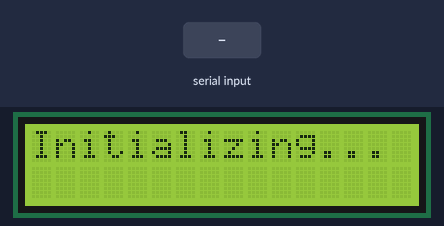
The sketch below on a simulated ESP32. Shown: 16×2 character LCD. The test bench sets the inputs (shaded band). WiFi joins after 1.5 s; servers stay silent unless stated; uploads are accepted with an empty reply; what the sketch prints to the serial monitor is not drawn.

Above: at 1.7 s.
7.2 s: "90,45,200\n" received over the second serial link
8.8 s: "90,45\n" received over the second serial link
10.6 s: "1\n" received over the second serial link
At 13.7 s:
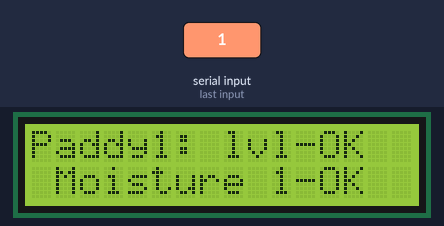
At 39.3 s:
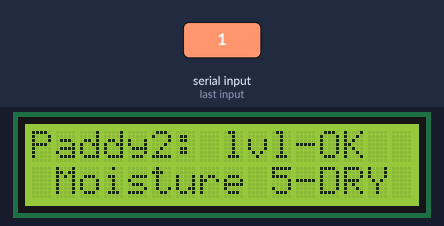
Timing chart, 0 to 40.8 s (numbered marks = the images above; inputs shaded):
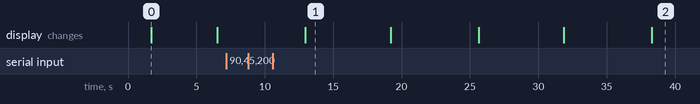

The sketch:

sketch_jan6a.ino
```cpp
#include <WiFi.h>
#include <HTTPClient.h>
#include <ArduinoJson.h>
#include <WiFiClientSecure.h>
#include <Wire.h>
#include <LiquidCrystal_I2C.h>

const char* WIFI_SSID = "Clare";
const char* WIFI_PASS = "123456789";
//const char* WIFI_SSID = "Fil-Wifi 2.4G";
//const char* WIFI_PASS = "@Samuel1959";

const char* API_URL = "https://xlgjn5k1-5000.asse.devtunnels.ms/api";

const int JSON_REQUEST_SIZE = 512 + (64 * 15);

const String deviceID="10001a";

float temperature;
float humidity;
int waterLevel1;
int waterLevel2;
int isRaining;
int soilMoist1;
int soilMoist2;
int soilMoist3;
int soilMoist4;
int soilMoist5;
int soilMoist6;
int isIrrigating1;
int isIrrigating2;
int isIrrigating3;
int isIrrigating4;
int isIrrigating5;
int isIrrigating6;

String arduinoMessage;

int loopCounter;
unsigned long previousOnlineUpdate, previousDisplayUpdate;
unsigned long currentTime;

unsigned long previousDataSubmit;

bool connectedToWifi;

int currentDisplayIndex;

LiquidCrystal_I2C lcd(0x27, 16, 2);

void wifiConnect() {
    Serial.print("Connecting to WiFi: ");
    Serial.println(WIFI_SSID);
    WiFi.begin(WIFI_SSID, WIFI_PASS);
    int attempts = 0;
    while (WiFi.status() != WL_CONNECTED && attempts < 30) {
        delay(500);
        Serial.print(".");
        attempts++;
    }
    if (WiFi.status() == WL_CONNECTED) {
        Serial.println("\nWiFi connected.");
        Serial.print("IP Address: ");
        Serial.println(WiFi.localIP());
        connectedToWifi=true;
    } else {
      Serial.println("\nFailed to connect to WiFi disabling wifi connection...");
        //Serial.println("\nFailed to connect to WiFi. Restarting...");
        //delay(5000);
        //ESP.restart();
        connectedToWifi=false;
    }
    Serial.println("------------------------------------");
}

void requestAPIGET(String endPoint) {
    if (WiFi.status() != WL_CONNECTED) {
        Serial.println("WiFi not connected. Reconnecting...");
        wifiConnect();
        return;
    }

    String urlFull=API_URL+endPoint;
    HTTPClient http;
    http.begin(urlFull);

    http.addHeader("Content-Type", "application/json");

    int httpResponseCode = http.GET();

    if (httpResponseCode > 0) {
        String response = http.getString();
        Serial.printf("HTTP Response Code: %d\n", httpResponseCode);

        DynamicJsonDocument responseDoc(1024);
        DeserializationError error = deserializeJson(responseDoc, response);

        if (error) {
            Serial.print(F("JSON parsing failed: "));
            Serial.println(error.f_str());
        } else {
            if (httpResponseCode == 200) {
                String message = responseDoc["message"];
                Serial.println(message.c_str());
            } else {
                String errorMsg = responseDoc["message"] | "Unknown API Error";
                Serial.printf("API Error: %s\n", errorMsg.c_str());
            }
        }
    } else {
        Serial.printf("HTTP GET Request failed, error: %s\n", http.errorToString(httpResponseCode).c_str());
    }

    http.end();
}

void sendOnlinePing(){
    Serial.println("Sending post");
    DynamicJsonDocument doc(JSON_REQUEST_SIZE);
    doc["deviceID"]=deviceID;
    doc["temperature"]=temperature;
    doc["humidity"]=humidity;
    doc["waterLevel1"]=waterLevel1;
    doc["waterLevel2"]=waterLevel2;
    doc["isRaining"]=isRaining;
    doc["soilMoist1"]=soilMoist1;
    doc["soilMoist2"]=soilMoist2;
    doc["soilMoist3"]=soilMoist3;
    doc["soilMoist4"]=soilMoist4;
    doc["soilMoist5"]=0;
    doc["soilMoist6"]=0;
    doc["isPump1On"]=isIrrigating1;
    doc["isPump2On"]=isIrrigating2;
    doc["isPump3On"]=isIrrigating3;
    doc["isPump4On"]=isIrrigating4;
    doc["isPump5On"]=0;
    doc["isPump6On"]=0;

    sendAPIPOST("/device/online", doc);
}

void sendDataSubmission(){
    DynamicJsonDocument doc(JSON_REQUEST_SIZE);
    doc["deviceID"]=deviceID;
    doc["temperature"]=temperature;
    doc["humidity"]=humidity;
    /*doc["tankLevel"]=tankLevel;
    doc["isRaining"]=isRaining;
    doc["isIrrigating"]=isIrrigating;*/
    sendAPIPOST("/event/submit-data", doc);
}

void sendAPIPOST(String endPoint, DynamicJsonDocument doc){
    if (WiFi.status() != WL_CONNECTED) {
        Serial.println("WiFi not connected. Reconnecting...");
        wifiConnect();
        return;
    }

    String urlFull = API_URL + endPoint;

    String jsonRequest;
    serializeJson(doc, jsonRequest);

    HTTPClient http;

    WiFiClientSecure client;
    client.setInsecure();

    if (!http.begin(client, urlFull)) {
        Serial.println("Failed to begin HTTP connection!");
        return;
    }

    http.addHeader("Content-Type", "application/json");


    int httpResponseCode = http.POST(jsonRequest);

    if (httpResponseCode > 0) {
        Serial.printf("HTTP Response Code: %d\n", httpResponseCode);

        String response = http.getString();
        Serial.println("Raw Response:");
        Serial.println(response);

        DynamicJsonDocument responseDoc(1024);
        DeserializationError error = deserializeJson(responseDoc, response);

        if (error) {
            Serial.print("JSON parsing failed: ");
            Serial.println(error.c_str());
        } else {
            const char* message = responseDoc["message"] | "No message";
            Serial.printf("Server Message: %s\n", message);
        }

    } else {
        Serial.printf("HTTP Request failed: %s\n",
                      http.errorToString(httpResponseCode).c_str());
    }

    http.end();
}

void setup() {
  Serial.begin(115200);
  wifiConnect();
  delay(100);
  Serial2.begin(9600, SERIAL_8N1, 16, 17);
  lcd.init();
  lcd.backlight();
  lcd.setCursor(0, 0);
  lcd.print("Initializing...");

  temperature=0;
  humidity=0;
  temperature;
  humidity;
  waterLevel1;
  waterLevel2;
  isRaining;
  soilMoist1;
  soilMoist2;
  soilMoist3;
  soilMoist4;
  soilMoist5;
  soilMoist6;
  isIrrigating1;
  isIrrigating2;
  isIrrigating3;
  isIrrigating4;
  isIrrigating5;
  isIrrigating6;

  arduinoMessage="";
  previousOnlineUpdate=0;
  currentTime=0;

  connectedToWifi=false;

  loopCounter=0;
  previousDataSubmit=0;
  currentDisplayIndex=0;
  previousDisplayUpdate=0;
}

void loop() {
  if (Serial2.available()) {
    String message = Serial2.readStringUntil('\n');
    Serial.print("from arduino: ");
    Serial.println(message);
    if(!arduinoMessage.equals(message) || loopCounter>=4){
      int firstComma = message.indexOf(',');
      int secondComma = message.indexOf(',', firstComma + 1);
      int thirdComma = message.indexOf(',', secondComma+1);
      int fourthComma = message.indexOf(',', thirdComma+1);
      int fifthComma = message.indexOf(',', fourthComma+1);
      int sixthComma = message.indexOf(',', fifthComma+1);
      int seventhComma = message.indexOf(',', sixthComma+1);
      int eightComma = message.indexOf(',', seventhComma+1);
      int ninethComma = message.indexOf(',', eightComma+1);
      int tenthComma = message.indexOf(',', ninethComma+1);
      int eleventhComma = message.indexOf(',', tenthComma+1);
     int twelvethComma = message.indexOf(',', eleventhComma+1);
     int thirteenthComma = message.indexOf(',', twelvethComma+1);
     int fourteenthComma = message.indexOf(',', thirteenthComma+1);
     int fifteenthComma = message.indexOf(',', fourteenthComma+1);
     int sixteenthComma = message.indexOf(',', fifteenthComma+1);

      humidity = message.substring(0, firstComma).toFloat();
      Serial.println(humidity);
      temperature=message.substring(firstComma+1, secondComma).toFloat();
      Serial.println(temperature);
      waterLevel1=message.substring(secondComma+1, thirdComma).toInt();
      Serial.println(waterLevel1);
      waterLevel2=message.substring(thirdComma+1, fourthComma).toInt();
      Serial.println(waterLevel2);
      isRaining=message.substring(fourthComma+1, fifthComma).toInt();
      Serial.println(isRaining);
      soilMoist1=message.substring(fifthComma+1, sixthComma).toInt();
      Serial.println(soilMoist1);
      soilMoist2=message.substring(sixthComma+1, seventhComma).toInt();
      Serial.println(soilMoist2);
      soilMoist3=message.substring(seventhComma+1, eightComma).toInt();
      Serial.println(soilMoist3);
      soilMoist4=message.substring(eightComma+1, ninethComma).toInt();
      Serial.println(soilMoist4);
      isIrrigating1=message.substring(ninethComma+1, tenthComma).toInt();
      Serial.println(isIrrigating1);
      isIrrigating2=message.substring(tenthComma+1, eleventhComma).toInt();
      Serial.println(isIrrigating2);
      isIrrigating3=message.substring(eleventhComma+1, twelvethComma).toInt();
      Serial.println(isIrrigating3);
      isIrrigating4=message.substring(twelvethComma+1, thirteenthComma).toInt();
      Serial.println(isIrrigating4);
      /*
      isIrrigating3=message.substring(thirteenthComma+1, fourteenthComma).toInt();
      Serial.println(isIrrigating3);
      isIrrigating4=message.substring(fourteenthComma+1, fifteenthComma).toInt();
      Serial.println(isIrrigating4);
      isIrrigating5=message.substring(fifteenthComma+1, sixteenthComma).toInt();
      Serial.println(isIrrigating5);
      isIrrigating6=message.substring(sixteenthComma+1).toInt();
      Serial.println(isIrrigating6);
      */
      //Serial.println("From arduino: "+message);
      arduinoMessage=message;
      loopCounter=0;
    }else{
      loopCounter++;
    }
  }

  currentTime=millis();
  if((currentTime-previousOnlineUpdate) >= 1500){

      sendOnlinePing();

    previousOnlineUpdate=currentTime;
  }

  if(currentTime-previousDataSubmit >= 43200000 || previousDataSubmit<=0){
    sendDataSubmission();
    previousDataSubmit=currentTime;
  }

    if(currentTime-previousDisplayUpdate>6000){
    lcd.setCursor(0, 0);
    if(currentDisplayIndex==0){
        lcd.print("H:");
        lcd.print(humidity);
        lcd.print("% T:");
        lcd.print(temperature);
        lcd.print("C");
        lcd.setCursor(0, 1);
        if(connectedToWifi){
            lcd.print("Online          ");
        }else{
            lcd.print("Offline         ");
        }
    }else if(currentDisplayIndex==1){
        lcd.print("Paddy1: lvl-");
        if(waterLevel1==2){
            lcd.print("FULL");
        }else if(waterLevel1==1){
            lcd.print("OK  ");
        }else{
            lcd.print("LOW ");
        }
        lcd.setCursor(0, 1);
        lcd.print(" Moisture 1-");
        if(soilMoist1==1){
            lcd.print("OK  ");
        }else{
            lcd.print("DRY ");
        }
    }else if(currentDisplayIndex==2){
        lcd.print("Paddy1: lvl-");
        if(waterLevel1==2){
            lcd.print("FULL");
        }else if(waterLevel1==1){
            lcd.print("OK  ");
        }else{
            lcd.print("LOW ");
        }
        lcd.setCursor(0, 1);
        lcd.print(" Moisture 2-");
        if(soilMoist2==1){
            lcd.print("OK  ");
        }else{
            lcd.print("DRY ");
        }
    }else if(currentDisplayIndex==3){
        lcd.print("Paddy1: lvl-");
        if(waterLevel1==2){
            lcd.print("FULL");
        }else if(waterLevel1==1){
            lcd.print("OK  ");
        }else{
            lcd.print("LOW ");
        }
        lcd.setCursor(0, 1);
        lcd.print(" Moisture 3-");
        if(soilMoist3==1){
            lcd.print("OK  ");
        }else{
            lcd.print("DRY ");
        }
    }else if(currentDisplayIndex==4){
        lcd.print("Paddy2: lvl-");
        if(waterLevel2==2){
            lcd.print("FULL");
        }else if(waterLevel2==1){
            lcd.print("OK  ");
        }else{
            lcd.print("LOW ");
        }
        lcd.setCursor(0, 1);
        lcd.print(" Moisture 4-");
        if(soilMoist4==1){
            lcd.print("OK  ");
        }else{
            lcd.print("DRY ");
        }
    }else if(currentDisplayIndex==5){
        lcd.print("Paddy2: lvl-");
        if(waterLevel2==2){
            lcd.print("FULL");
        }else if(waterLevel2==1){
            lcd.print("OK  ");
        }else{
            lcd.print("LOW ");
        }
        lcd.setCursor(0, 1);
        lcd.print(" Moisture 5-");
        if(soilMoist5==1){
            lcd.print("OK  ");
        }else{
            lcd.print("DRY ");
        }
    }else if(currentDisplayIndex==6){
        lcd.print("Paddy2: lvl-");
        if(waterLevel2==2){
            lcd.print("FULL");
        }else if(waterLevel2==1){
            lcd.print("OK  ");
        }else{
            lcd.print("LOW ");
        }
        lcd.setCursor(0, 1);
        lcd.print(" Moisture 6-");
        if(soilMoist6==1){
            lcd.print("OK  ");
        }else{
            lcd.print("DRY ");
        }
    }else{
        lcd.print("Weather: ");
        if(isRaining==1){
            lcd.print("Rainny ");
        }else{
            lcd.print("Sunny  ");
        }
        lcd.setCursor(0, 1);
        lcd.print("                ");
    }

    previousDisplayUpdate=currentTime;
    currentDisplayIndex++;
    if(currentDisplayIndex>6){
        currentDisplayIndex=0;
    }
  }

  delay(800);
}
```

Measured:
- after the input at 7.2 s, every drawn part: stays the same
- after the input at 8.8 s, every drawn part: stays the same
- after the input at 10.6 s, the display: changes after 2.4 s (image 1)
- what the display in image 0 shows lasts 4.8 s, from 1.7 s to 6.5 s
- what the display in image 1 shows lasts 6.2 s, from 13.0 s to 19.2 s
